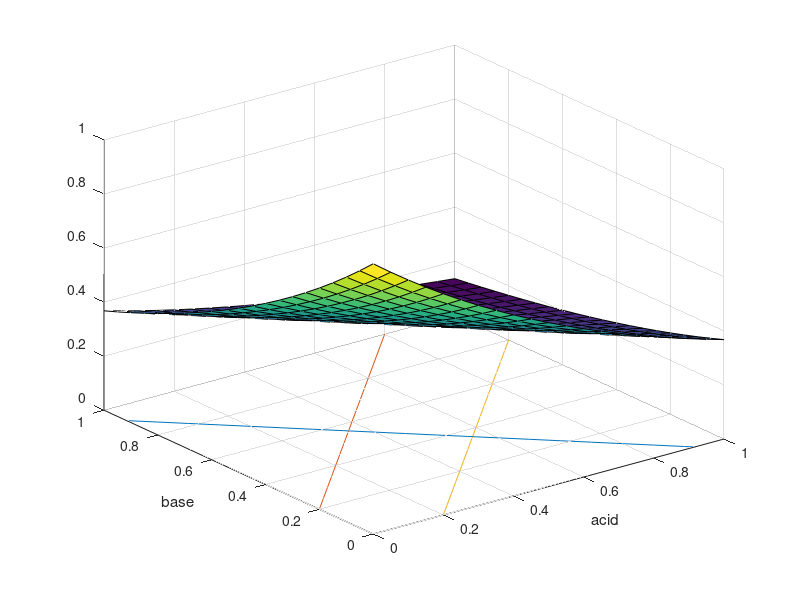

MATLAB code for this plot: (Note: this script raises an error after producing the figure.)
%%
%MIXBED
clear all
hold off
x = 0:0.05:1;
u=0.1;
[X,Y] = meshgrid(x);
Z = -X-Y +(log(u)) +3;
surf(X,Y,Z)
x = 0.7;
y = 0.9;
z = 0.2;
hold on
T = X+Y;
%surf(X,Y,T)
scatter3(x,y,z)
a = x + ((log(u)+3-(x+y+z))/(3));
b = y + ((log(u)+3-(x+y+z))/(3));
c = z + ((log(u)+3-(x+y+z))/(3));
scatter3(a,b,c)
xlim([0 1])
ylim([0 1])
zlim([-0.5 1.2])
acid=0.8148148148148149;
base=1.3703703703703705;
water=0.8148148148148149;
scatter3(acid, base, water)
xlabel('x')
ylabel('y')
zlabel('z')


%%
%NEUT
clear all
hold off
x = 0:0.05:1;
[X,Y] = meshgrid(x);
Z = exp(-X-Y);
surf(X,Y,Z);%,50)
xlabel('acid')
ylabel('base')
%zlabel('utility')
hold on

acid = 0.5;
base = 0.25;
%scatter(acid,base);
u = 0.4;
ylim([0 1])
xlim([0 1])

plot(x,-x-((log(u))));
plot(x, x+.2);
plot(x,x-.2);
%a = 0.5*(-(log(u))+acid-base)
%b = 0.5*(-(log(u))-acid+base)
%0 = -x -y -log(u)
%[poina, poinb ]= puntNaarpunt(-1,-1,-log(u),acid,base)
%points = [acid, a;base, b];
%scatter(points(1,:), points(2,:))


if exp(-acid-base) < u
    [a, b]= puntNaarpunt(-1,-1,-log(u),acid,base);
else
    a = acid; b = base;
end
if abs(a)-abs(b) < 0.2
    [na, nb] = puntNaarpunt(1,-1,0.2,a,b);
    points = [acid, a, na;base, b, nb];
    scatter(points(1,:), points(2,:))
    scatter(na, nb)
elseif abs(a)-abs(b) > 0.2
    [na, nb] = puntNaarpunt(1,-1,-0.2,a,b);
    points = [acid, a, na;base, b, nb];
    scatter(points(1,:), points(2,:))
    scatter(na, nb)
else
    points = [acid, a;base, b];
    scatter(points(1,:), points(2,:))
end
hold off
%%
% %clear all
% u = 0.99;
% z = 0.5;
% t = 0.2;
% Q1 = [z; z+(log(u)+1)];
% Q2 = [t; t+(log(u)+1)];
% P = [0.25; 0.5];
% a = 0.05;
% b = 1.04;
% X3 = [0.25,0.5;a,b];
% d2 = pdist(X3,'euclidean')
% sqrt((0.25-a)^2+(0.5-b)^2)
% % Ax+By+X = 0; (m,n)
% % d = Am+Bn+C / sqrt(A^2 + B^2)
% d3 = (0.25-0.5+(log(u)+1))/(sqrt(2))
%%
%ANION
clear all
hold off
x = -.2:0.05:1.2;
[X,Y] = meshgrid(x);
Z = exp(-X+Y)/exp(1);
%Z = 0.5 * (-abs(X).^2+abs(Y).^2);
%normZ = Z - min(Z(:));
%normZ = normZ ./ max(normZ(:)); % *
%contour3(X,Y,Z,50)
%surf(X,Y,Z)
xlabel('water')
ylabel('base')
%zlabel('utility')
hold on

water = 0.9;
base = 0.3;
%scatter(water,base);
u = 0.6;
%ylim([-.1 1.2])
%xlim([-.1 1.2])

y = x +log(u)+1;
plot(x,y)
% = x-y + ln(u)+1;

if exp(-water+base) < u
    [a, b]= puntNaarpunt(1,-1,log(u)+1,water,base);
else
    a = water; b = base;
end

if a<0
    [na, nb] = puntNaarpunt(-1,-1,log(u)+1, a,b);
    plot(x,-x+log(u)+1)
    if b<0
        [na,nb]= puntNaarpunt(-1,-1,-log(u)-1,a,b);
        plot(x,-x-log(u)-1)
    end
    %scatter(na,nb)
elseif b>1
    
    [na, nb] = puntNaarpunt(-1, -1,-log(u)+1, a, b); 
    plot(x,-x-log(u)+1);
    if a>1
    %lijn2 = plot(x,-x-log(u)+1);
        [na,nb] = puntNaarpunt(-1,-1,log(u)+3,a,b);
        plot(x,-x+log(u)+3);
    %lijn4 = plot(x,-x+log(u)+3);
    end
    %scatter(na,nb)
else
    na = a;
    nb = b;
end
%legend([lijn1, lijn2, lijn3, lijn4], '1','2','3','4')
points = [water, a, na;base, b, nb]
scatter(points(1,:), points(2,:))
hold off
%%
clear all
x = 0:0.005:1;
[X,Y,Z] = meshgrid(x);
U = exp(X+Y+2*Z)./exp(4);
max(max(U(:,:)))